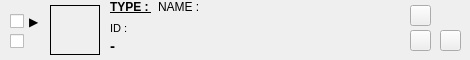
<?xml version="1.0" encoding="UTF-8"?>
<ui version="4.0">
 <class>FormJobTool</class>
 <widget class="QWidget" name="FormJobTool">
  <property name="geometry">
   <rect>
    <x>0</x>
    <y>0</y>
    <width>470</width>
    <height>60</height>
   </rect>
  </property>
  <property name="windowTitle">
   <string>Form</string>
  </property>
  <widget class="QPushButton" name="pushButton_change">
   <property name="geometry">
    <rect>
     <x>410</x>
     <y>5</y>
     <width>21</width>
     <height>21</height>
    </rect>
   </property>
   <property name="text">
    <string/>
   </property>
   <property name="icon">
    <iconset resource="../resource.qrc">
     <normaloff>:/icons/image/icons/set.png</normaloff>:/icons/image/icons/set.png</iconset>
   </property>
  </widget>
  <widget class="QLabel" name="label_id">
   <property name="geometry">
    <rect>
     <x>110</x>
     <y>20</y>
     <width>161</width>
     <height>17</height>
    </rect>
   </property>
   <property name="font">
    <font>
     <pointsize>8</pointsize>
    </font>
   </property>
   <property name="text">
    <string>ID : </string>
   </property>
  </widget>
  <widget class="QPushButton" name="pushButton_del">
   <property name="geometry">
    <rect>
     <x>440</x>
     <y>30</y>
     <width>21</width>
     <height>21</height>
    </rect>
   </property>
   <property name="text">
    <string/>
   </property>
   <property name="icon">
    <iconset resource="../resource.qrc">
     <normaloff>:/icons/image/icons/del.png</normaloff>:/icons/image/icons/del.png</iconset>
   </property>
  </widget>
  <widget class="QLabel" name="label_image">
   <property name="geometry">
    <rect>
     <x>50</x>
     <y>5</y>
     <width>50</width>
     <height>50</height>
    </rect>
   </property>
   <property name="frameShape">
    <enum>QFrame::Box</enum>
   </property>
   <property name="text">
    <string/>
   </property>
  </widget>
  <widget class="QWidget" name="horizontalLayoutWidget">
   <property name="geometry">
    <rect>
     <x>110</x>
     <y>0</y>
     <width>291</width>
     <height>21</height>
    </rect>
   </property>
   <layout class="QHBoxLayout" name="horizontalLayout_3">
    <property name="sizeConstraint">
     <enum>QLayout::SetFixedSize</enum>
    </property>
    <item>
     <widget class="QLabel" name="label_type">
      <property name="font">
       <font>
        <weight>75</weight>
        <bold>true</bold>
        <underline>true</underline>
        <strikeout>false</strikeout>
       </font>
      </property>
      <property name="text">
       <string>TYPE : </string>
      </property>
     </widget>
    </item>
    <item>
     <widget class="QLabel" name="label_name">
      <property name="text">
       <string>NAME : </string>
      </property>
     </widget>
    </item>
   </layout>
  </widget>
  <widget class="QPushButton" name="pushButton_option">
   <property name="geometry">
    <rect>
     <x>410</x>
     <y>30</y>
     <width>21</width>
     <height>21</height>
    </rect>
   </property>
   <property name="text">
    <string/>
   </property>
   <property name="icon">
    <iconset resource="../resource.qrc">
     <normaloff>:/icons/image/icons/opt.png</normaloff>:/icons/image/icons/opt.png</iconset>
   </property>
  </widget>
  <widget class="QCheckBox" name="checkBox_run">
   <property name="geometry">
    <rect>
     <x>10</x>
     <y>10</y>
     <width>41</width>
     <height>23</height>
    </rect>
   </property>
   <property name="text">
    <string>▶</string>
   </property>
  </widget>
  <widget class="QCheckBox" name="checkBox_view">
   <property name="geometry">
    <rect>
     <x>10</x>
     <y>30</y>
     <width>41</width>
     <height>23</height>
    </rect>
   </property>
   <property name="text">
    <string/>
   </property>
   <property name="icon">
    <iconset resource="../resource.qrc">
     <normaloff>:/icons/image/icons/view.png</normaloff>:/icons/image/icons/view.png</iconset>
   </property>
  </widget>
  <widget class="QLabel" name="label_info">
   <property name="geometry">
    <rect>
     <x>110</x>
     <y>35</y>
     <width>291</width>
     <height>21</height>
    </rect>
   </property>
   <property name="font">
    <font>
     <pointsize>11</pointsize>
     <weight>75</weight>
     <bold>true</bold>
    </font>
   </property>
   <property name="text">
    <string>-</string>
   </property>
  </widget>
 </widget>
 <resources>
  <include location="../resource.qrc"/>
 </resources>
 <connections/>
</ui>
